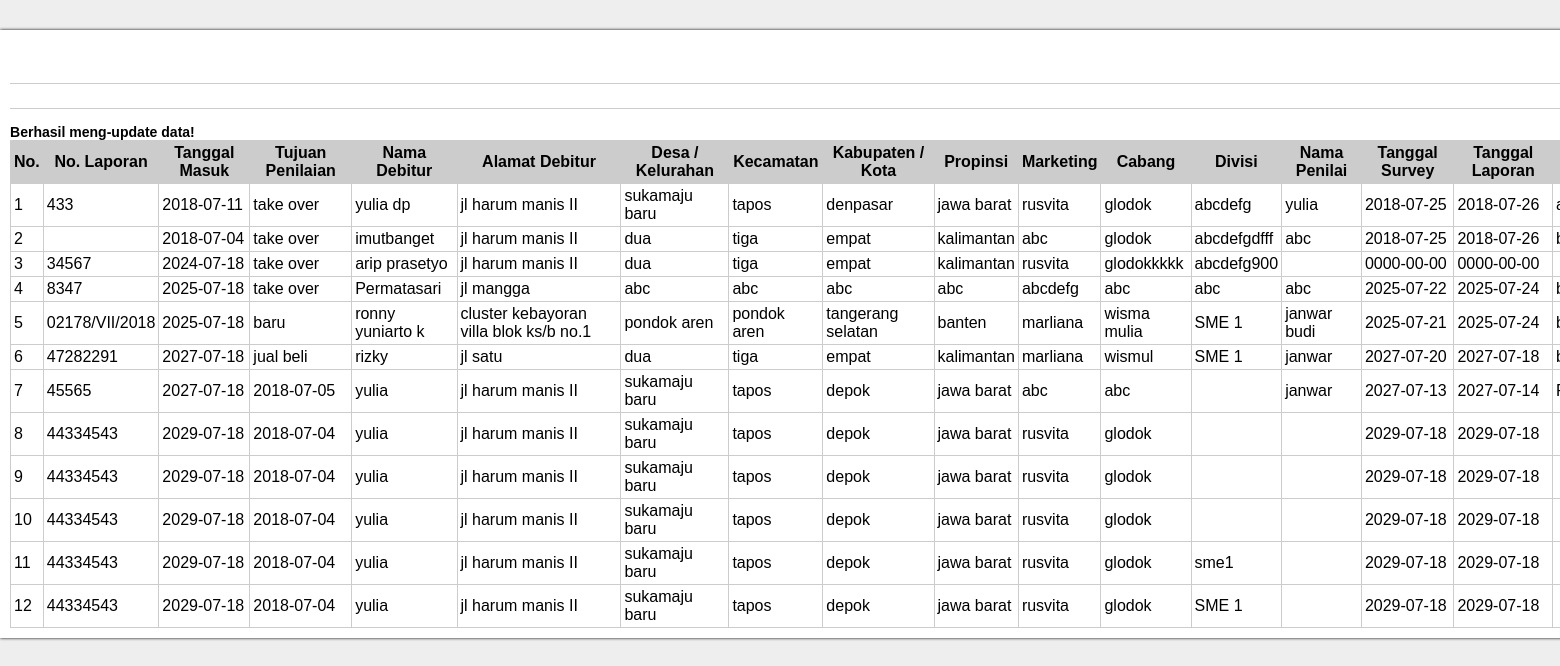
Screenshot of /unit_head/view-form.php?message=success with the database file from the repository.
### tables this page shows
CREATE TABLE `lpa` (
  `id_laporan` int(10) NOT NULL,
  `no_laporan` varchar(20) NOT NULL,
  `tanggal_masuk` date NOT NULL,
  `tujuan_penilaian` varchar(30) NOT NULL,
  `nama_debitur` varchar(50) NOT NULL,
  `alamat_debitur` varchar(100) NOT NULL,
  `desa_kelurahan` varchar(30) NOT NULL,
  `kecamatan` varchar(30) NOT NULL,
  `kabupaten_kota` varchar(30) NOT NULL,
  `propinsi` varchar(30) NOT NULL,
  `marketing` varchar(30) NOT NULL,
  `cabang` varchar(30) NOT NULL,
  `divisi` varchar(30) NOT NULL,
  `nama_penilai` varchar(30) NOT NULL,
  `tanggal_survey` date NOT NULL,
  `tanggal_laporan` date NOT NULL,
  `status_penilaian` varchar(30) NOT NULL,
  `jenis_jaminan` varchar(30) NOT NULL,
  `mv` decimal(10,0) NOT NULL,
  `lv` decimal(10,0) NOT NULL,
  `keterangan` text NOT NULL,
  `nama_tl` varchar(30) NOT NULL,
  `mv_tl` decimal(10,0) NOT NULL,
  `lv_tl` decimal(10,0) NOT NULL,
  `keterangan_tl` text NOT NULL,
  `tanggal_review_tl` date NOT NULL,
  `nama_uh` varchar(30) NOT NULL,
  `mv_uh` decimal(10,0) NOT NULL,
  `lv_uh` decimal(10,0) NOT NULL,
  `keterangan_uh` text NOT NULL,
  `tanggal_review_uh` date NOT NULL,
  `nama_dh` varchar(30) NOT NULL,
  `mv_dh` decimal(10,0) NOT NULL,
  `lv_dh` decimal(10,0) NOT NULL,
  `keterangan_dh` text NOT NULL,
  `tanggal_review_dh` date NOT NULL,
  `file` varchar(255) NOT NULL
);

### unit_head/view-form.php (the view, shortened to what this page needs)
<html>
<head>
     <link rel="stylesheet" type="text/css" href="../style2.css">
</head>
<body>
    <div id="container">
    	<div id="header">
    		<h1>Laporan Appraisal KEB Hana Bank</h1>
        </div>
	<div id="menu">
        </div>
<?php
if (!empty($_GET['message']) && $_GET['message'] == 'success') {
	echo '<h3>Berhasil meng-update data!</h3>';
} else if (!empty($_GET['message']) && $_GET['message'] == 'delete') {
	echo '<h3>Berhasil menghapus data!</h3>';
}
?>
<table class="table" width="100%" cellpadding="3" cellspacing="0">
    	<tr>
        	<th>No.</th>
        	<th>No. Laporan</th>
            <th>Tanggal Masuk</th>
        	<th>Tujuan Penilaian</th>
            <th>Nama Debitur</th>
        	<th>Alamat Debitur</th>
        	<th>Desa / Kelurahan</th>
            <th>Kecamatan</th>
        	<th>Kabupaten / Kota</th>
            <th>Propinsi</th>
        	<th>Marketing</th>
            <th>Cabang</th>
        	<th>Divisi</th>
			<th>Nama Penilai</th>
        	<th>Tanggal Survey</th>
            <th>Tanggal Laporan</th>
        	<th>Status Penilaian</th>
        </tr>
                <?php
	           $query = mysql_query("SELECT * FROM lpa");
               $no = 1;
               while($data = mysql_fetch_array($query)){
		       ?>
    	    <tr>
		    <td><?php echo $no; ?></td>
        	<td><?php echo $data['no_laporan']; ?></td>
        	<td><?php echo $data['tanggal_masuk']; ?></td>
            <td><?php echo $data['tujuan_penilaian']; ?></td>
            <td><?php echo $data['nama_debitur']; ?></td>
        	<td><?php echo $data['alamat_debitur']; ?></td>
            <td><?php echo $data['desa_kelurahan']; ?></td>
            <td><?php echo $data['kecamatan']; ?></td>
        	<td><?php echo $data['kabupaten_kota']; ?></td>
            <td><?php echo $data['propinsi']; ?></td>
            <td><?php echo $data['marketing']; ?></td>
        	<td><?php echo $data['cabang']; ?></td>
            <td><?php echo $data['divisi']; ?></td>
			<td><?php echo $data['nama_penilai']; ?></td>
        	<td><?php echo $data['tanggal_survey']; ?></td>
            <td><?php echo $data['tanggal_laporan']; ?></td>
            <td><?php echo $data['status_penilaian']; ?></td>
          </tr>
	  <?php
          $no++;
      }
      ?>
    </table>
</body>
</html>

### style2.css (style rules this page uses)
body { font-family:Tahoma, Geneva, sans-serif; font-size:12px; background-color:#eee; margin:0; padding:0; }
h1, h2, h3 { margin:0; padding:0; }
#container { width:4000px; margin:30px auto; padding:10px; background-color:#fff; box-shadow:0px 0px 3px #000; }
#header { text-align:center; }
#menu { text-align:center; margin:15px 0px; border-top:1px solid #CCC; border-bottom:1px solid #CCC; }
.table, th, td { border-collapse:collapse; border:1px solid #ccc; }
.table th { background-color:#CCC; }

### rows the page displays
lpa: no_laporan "433", tanggal_masuk "2018-07-11", tujuan_penilaian "take over", nama_debitur "yulia dp", alamat_debitur "jl harum manis II", desa_kelurahan "sukamaju baru", kecamatan "tapos", kabupaten_kota "denpasar", propinsi "jawa barat", marketing "rusvita", cabang "glodok", divisi "abcdefg", nama_penilai "yulia", tanggal_survey "2018-07-25", tanggal_laporan "2018-07-26"
lpa: tanggal_masuk "2018-07-04", tujuan_penilaian "take over", nama_debitur "imutbanget", alamat_debitur "jl harum manis II", desa_kelurahan "dua", kecamatan "tiga", kabupaten_kota "empat", propinsi "kalimantan", marketing "abc", cabang "glodok", divisi "abcdefgdfff", nama_penilai "abc", tanggal_survey "2018-07-25", tanggal_laporan "2018-07-26"
lpa: no_laporan "34567", tanggal_masuk "2024-07-18", tujuan_penilaian "take over", nama_debitur "arip prasetyo", alamat_debitur "jl harum manis II", desa_kelurahan "dua", kecamatan "tiga", kabupaten_kota "empat", propinsi "kalimantan", marketing "rusvita", cabang "glodokkkkk", divisi "abcdefg900", tanggal_survey "0000-00-00", tanggal_laporan "0000-00-00"
lpa: no_laporan "8347", tanggal_masuk "2025-07-18", tujuan_penilaian "take over", nama_debitur "Permatasari", alamat_debitur "jl mangga", desa_kelurahan "abc", kecamatan "abc", kabupaten_kota "abc", propinsi "abc", marketing "abcdefg", cabang "abc", divisi "abc", nama_penilai "abc", tanggal_survey "2025-07-22", tanggal_laporan "2025-07-24"
lpa: no_laporan "02178/VII/2018", tanggal_masuk "2025-07-18", tujuan_penilaian "baru", nama_debitur "ronny yuniarto k", alamat_debitur "cluster kebayoran villa blok ks/b no.1", desa_kelurahan "pondok aren", kecamatan "pondok aren", kabupaten_kota "tangerang selatan", propinsi "banten", marketing "marliana", cabang "wisma mulia", divisi "SME 1", nama_penilai "janwar budi", tanggal_survey "2025-07-21", tanggal_laporan "2025-07-24"
lpa: no_laporan "47282291", tanggal_masuk "2027-07-18", tujuan_penilaian "jual beli", nama_debitur "rizky", alamat_debitur "jl satu", desa_kelurahan "dua", kecamatan "tiga", kabupaten_kota "empat", propinsi "kalimantan", marketing "marliana", cabang "wismul", divisi "SME 1", nama_penilai "janwar", tanggal_survey "2027-07-20", tanggal_laporan "2027-07-18"
lpa: no_laporan "45565", tanggal_masuk "2027-07-18", tujuan_penilaian "2018-07-05", nama_debitur "yulia", alamat_debitur "jl harum manis II", desa_kelurahan "sukamaju baru", kecamatan "tapos", kabupaten_kota "depok", propinsi "jawa barat", marketing "abc", cabang "abc", nama_penilai "janwar", tanggal_survey "2027-07-13", tanggal_laporan "2027-07-14"
lpa: no_laporan "44334543", tanggal_masuk "2029-07-18", tujuan_penilaian "2018-07-04", nama_debitur "yulia", alamat_debitur "jl harum manis II", desa_kelurahan "sukamaju baru", kecamatan "tapos", kabupaten_kota "depok", propinsi "jawa barat", marketing "rusvita", cabang "glodok", tanggal_survey "2029-07-18", tanggal_laporan "2029-07-18"
lpa: no_laporan "44334543", tanggal_masuk "2029-07-18", tujuan_penilaian "2018-07-04", nama_debitur "yulia", alamat_debitur "jl harum manis II", desa_kelurahan "sukamaju baru", kecamatan "tapos", kabupaten_kota "depok", propinsi "jawa barat", marketing "rusvita", cabang "glodok", tanggal_survey "2029-07-18", tanggal_laporan "2029-07-18"
lpa: no_laporan "44334543", tanggal_masuk "2029-07-18", tujuan_penilaian "2018-07-04", nama_debitur "yulia", alamat_debitur "jl harum manis II", desa_kelurahan "sukamaju baru", kecamatan "tapos", kabupaten_kota "depok", propinsi "jawa barat", marketing "rusvita", cabang "glodok", tanggal_survey "2029-07-18", tanggal_laporan "2029-07-18"
lpa: no_laporan "44334543", tanggal_masuk "2029-07-18", tujuan_penilaian "2018-07-04", nama_debitur "yulia", alamat_debitur "jl harum manis II", desa_kelurahan "sukamaju baru", kecamatan "tapos", kabupaten_kota "depok", propinsi "jawa barat", marketing "rusvita", cabang "glodok", divisi "sme1", tanggal_survey "2029-07-18", tanggal_laporan "2029-07-18"
lpa: no_laporan "44334543", tanggal_masuk "2029-07-18", tujuan_penilaian "2018-07-04", nama_debitur "yulia", alamat_debitur "jl harum manis II", desa_kelurahan "sukamaju baru", kecamatan "tapos", kabupaten_kota "depok", propinsi "jawa barat", marketing "rusvita", cabang "glodok", divisi "SME 1", tanggal_survey "2029-07-18", tanggal_laporan "2029-07-18"
